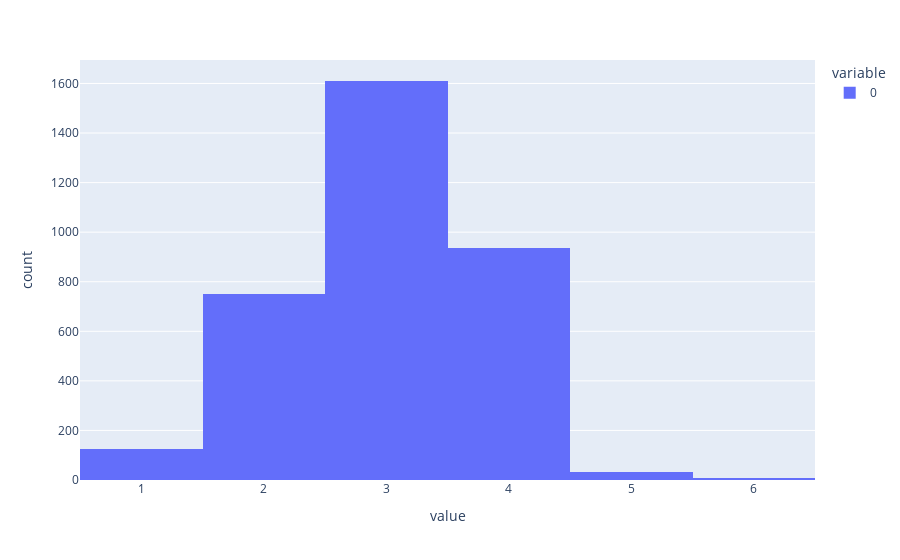

The code cell stored with this chart in its notebook:
### Code cell
px.histogram(preds+1)

### Figure 1 — Plotly figure (JSON) as saved in the notebook; plotly's stock layout.template omitted (floating-point values rounded to 4 significant figures; data arrays with more than 128 entries replaced by an {"elided": "..."} marker saying what was removed)
{"data": [{"alignmentgroup": "True", "bingroup": "x", "hovertemplate": "variable=0<br>value=%{x}<br>count=%{y}<extra></extra>", "legendgroup": "0", "marker": {"color": "#636efa", "pattern": {"shape": ""}}, "name": "0", "offsetgroup": "0", "orientation": "v", "showlegend": true, "type": "histogram", "x": {"elided": "3462 int values"}, "xaxis": "x", "yaxis": "y"}], "layout": {"autosize": true, "barmode": "relative", "legend": {"title": {"text": "variable"}, "tracegroupgap": 0}, "margin": {"t": 60}, "xaxis": {"anchor": "y", "autorange": true, "domain": [0, 1], "range": [0.5, 6.5], "title": {"text": "value"}, "type": "linear"}, "yaxis": {"anchor": "x", "autorange": true, "domain": [0, 1], "range": [0, 1695.0], "title": {"text": "count"}}}}
